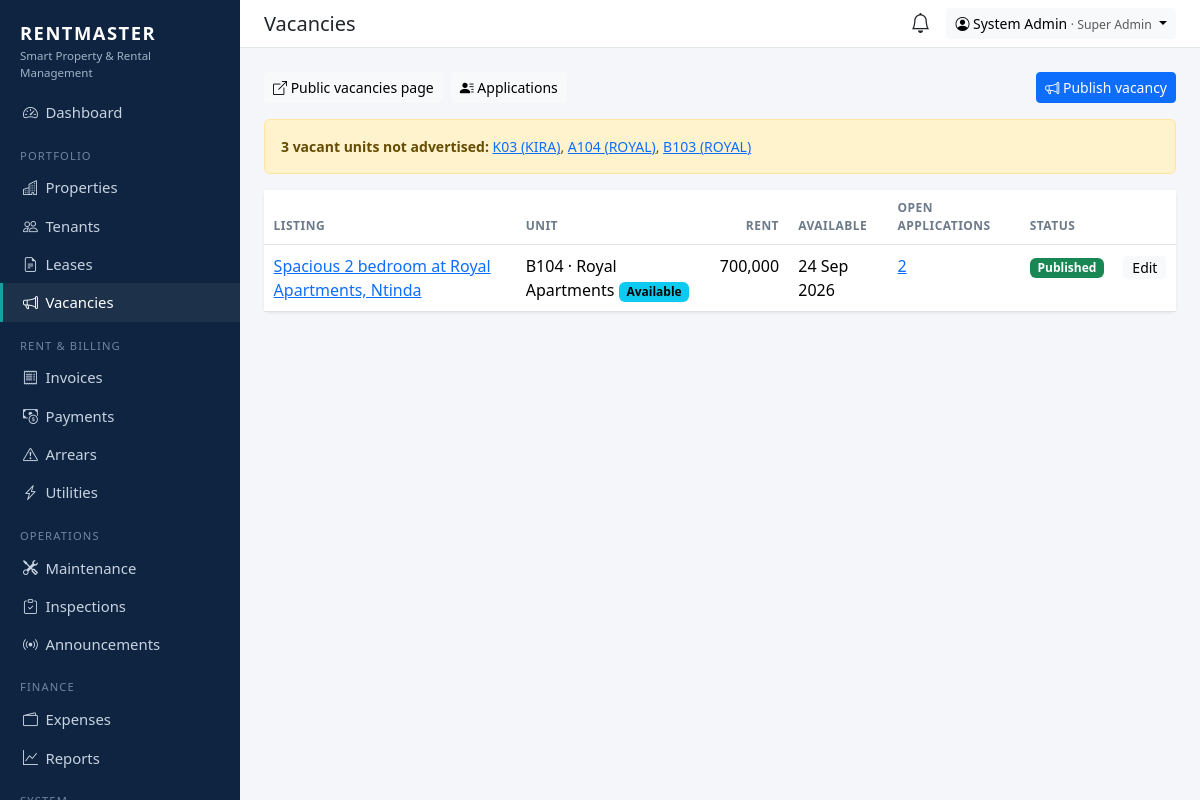
Screenshot of /vacancies/manage/ (signed in) with the database file from the repository.
### apps/accounts/models.py (models this page shows, shortened)
class User(AbstractUser):
    role = models.CharField(max_length=20, choices=Role.choices, default=Role.TENANT)
    phone = models.CharField(max_length=20, blank=True)
    totp_secret = models.CharField(max_length=64, blank=True, editable=False)
    totp_enabled = models.BooleanField("Two-factor authentication", default=False, editable=False)
    def __str__(self):
        return self.get_full_name() or self.username

### apps/properties/models.py (models this page shows, shortened)
class Unit(models.Model):
    class Type(models.TextChoices):
        SINGLE = "SINGLE", "Single room"
        DOUBLE = "DOUBLE", "Double room"
        STUDIO = "STUDIO", "Studio"
        ONE_BED = "1BR", "1 bedroom"
        TWO_BED = "2BR", "2 bedroom"
        THREE_BED = "3BR", "3 bedroom"
        SHOP = "SHOP", "Shop"
        OFFICE = "OFFICE", "Office"
    class Status(models.TextChoices):
        AVAILABLE = "AVAILABLE", "Available"
        RESERVED = "RESERVED", "Reserved"
        OCCUPIED = "OCCUPIED", "Occupied"
        MAINTENANCE = "MAINTENANCE", "Under maintenance"
        VACANT = "VACANT", "Vacant"
    building = models.ForeignKey(Building, on_delete=models.CASCADE, related_name="units")
    number = models.CharField(max_length=20)
    unit_type = models.CharField(max_length=10, choices=Type.choices, default=Type.ONE_BED)
    monthly_rent = models.DecimalField(max_digits=12, decimal_places=0)
    security_deposit = models.DecimalField(max_digits=12, decimal_places=0, default=0)
    status = models.CharField(max_length=15, choices=Status.choices, default=Status.AVAILABLE)
    electricity_meter = models.CharField(max_length=40, blank=True)
    water_meter = models.CharField(max_length=40, blank=True)
    photo = models.FileField(upload_to="units/", blank=True, validators=[IMAGE_EXTS])
    notes = models.TextField(blank=True)
    class Meta:
        ordering = ["building", "number"]
        unique_together = [("building", "number")]
    property = property(lambda self: self.building.property)

class Building(models.Model):
    property = models.ForeignKey(Property, on_delete=models.CASCADE, related_name="buildings")
    name = models.CharField(max_length=100, help_text="e.g. Block A")
    floors = models.PositiveSmallIntegerField(default=1)
    class Meta:
        ordering = ["property", "name"]
        unique_together = [("property", "name")]

class Property(models.Model):
    class Type(models.TextChoices):
        APARTMENT = "APARTMENT", "Apartment block"
        HOUSE = "HOUSE", "Houses / estate"
        COMMERCIAL = "COMMERCIAL", "Commercial"
        MIXED = "MIXED", "Mixed use"
        HOSTEL = "HOSTEL", "Hostel"
    class Status(models.TextChoices):
        ACTIVE = "ACTIVE", "Active"
        INACTIVE = "INACTIVE", "Inactive"
        UNDER_CONSTRUCTION = "UNDER_CONSTRUCTION", "Under construction"
    name = models.CharField(max_length=150)
    code = models.CharField(max_length=20, unique=True, help_text="Short code, e.g. ROYAL")
    property_type = models.CharField(max_length=20, choices=Type.choices, default=Type.APARTMENT)
    location = models.CharField(max_length=200)
    latitude = models.DecimalField(max_digits=9, decimal_places=6, null=True, blank=True)
    longitude = models.DecimalField(max_digits=9, decimal_places=6, null=True, blank=True)
    owner = models.ForeignKey(
        settings.AUTH_USER_MODEL, on_delete=models.PROTECT, related_name="owned_properties",
        limit_choices_to={"role": "OWNER"},
    )
    managers = models.ManyToManyField(
        settings.AUTH_USER_MODEL, blank=True, related_name="managed_properties",
        limit_choices_to={"role__in": ["MANAGER", "CARETAKER"]},
        help_text="Managers and caretakers who can work on this property.",
    )
    photo = models.FileField(upload_to="properties/", blank=True, validators=[IMAGE_EXTS])
    status = models.CharField(max_length=20, choices=Status.choices, default=Status.ACTIVE)
    notes = models.TextField(blank=True)
    created_at = models.DateTimeField(auto_now_add=True)
    class Meta:
        ordering = ["name"]
        verbose_name_plural = "properties"

### apps/vacancies/models.py (models this page shows, shortened)
class Listing(models.Model):
    unit = models.ForeignKey(Unit, on_delete=models.CASCADE, related_name="listings")
    title = models.CharField(max_length=150)
    description = models.TextField(blank=True)
    monthly_rent = models.DecimalField(max_digits=12, decimal_places=0)
    available_from = models.DateField(default=date.today)
    is_published = models.BooleanField(default=True)
    created_by = models.ForeignKey(settings.AUTH_USER_MODEL, null=True, on_delete=models.SET_NULL, editable=False)
    created_at = models.DateTimeField(auto_now_add=True)
    class Meta:
        ordering = ["-created_at"]

### apps/vacancies/views.py (the view)
# urls.py: path("manage/", views.listing_list, name="listing_list"),
@role_required(*VIEW)
def listing_list(request):
    listings = _listings_for(request.user).annotate(
        open_apps=Count("applications", filter=Q(applications__status__in=OPEN)))
    vacant = Unit.objects.filter(building__property__in=properties_for(request.user),
                                 status__in=[Unit.Status.VACANT, Unit.Status.AVAILABLE]) \
        .exclude(listings__is_published=True).select_related("building__property")
    return render(request, "vacancies/listing_list.html", {
        "listings": listings, "unlisted_vacant": vacant, "can_manage": request.user.role in PROPERTY_ADMIN_ROLES,
    })

### apps/accounts/permissions.py (called while the page is built)
def role_required(*roles):
    def decorator(view):
        @wraps(view)
        def wrapped(request, *args, **kwargs):
            if not request.user.is_authenticated:
                from django.contrib.auth.views import redirect_to_login
                return redirect_to_login(request.get_full_path())
            if request.user.role not in roles:
                raise PermissionDenied
            return view(request, *args, **kwargs)
        return wrapped
    return decorator

### apps/core/scoping.py (called while the page is built)
def properties_for(user):
    from apps.properties.models import Property
    qs = Property.objects.all()
    if user.role in ALL_ACCESS:
        return qs
    if user.role == Role.OWNER:
        return qs.filter(owner=user)
    if user.role in (Role.MANAGER, Role.CARETAKER):
        return qs.filter(managers=user)
    return qs.none()

### apps/core/templatetags/rm.py (called while the page is built)
@register.filter
def num(value):
    try:
        return f"{int(value or 0):,}"
    except (TypeError, ValueError):
        return value

@register.simple_tag
def badge(value, label=None):
    return format_html('<span class="badge text-bg-{}">{}</span>', BADGES.get(value, "secondary"), label or value)

### apps/vacancies/views.py (called while the page is built)
def _listings_for(user):
    return Listing.objects.filter(unit__building__property__in=properties_for(user)).select_related("unit__building__property")

### templates/vacancies/listing_list.html
{% extends "base.html" %}{% load rm %}
{% block heading %}Vacancies{% endblock %}
{% block content %}
<div class="d-flex gap-2 mb-3">
  <a class="btn btn-sm btn-light" href="{% url 'vacancies:public_list' %}" target="_blank"><i class="bi bi-box-arrow-up-right"></i> Public vacancies page</a>
  <a class="btn btn-sm btn-light" href="{% url 'vacancies:application_list' %}"><i class="bi bi-person-lines-fill"></i> Applications</a>
  {% if can_manage %}<a class="btn btn-sm btn-primary ms-auto" href="{% url 'vacancies:listing_create' %}"><i class="bi bi-megaphone"></i> Publish vacancy</a>{% endif %}
</div>
{% if unlisted_vacant %}
<div class="alert alert-warning small">
  <strong>{{ unlisted_vacant|length }} vacant unit{{ unlisted_vacant|pluralize }} not advertised:</strong>
  {% for u in unlisted_vacant %}{% if can_manage %}<a href="{% url 'vacancies:listing_create' %}?unit={{ u.pk }}">{{ u.number }} ({{ u.building.property.code }})</a>{% else %}{{ u.number }}{% endif %}{% if not forloop.last %}, {% endif %}{% endfor %}
</div>
{% endif %}
<div class="card"><div class="card-body p-0">
  <table class="table table-hover mb-0">
    <thead><tr><th>Listing</th><th>Unit</th><th class="text-end">Rent</th><th>Available</th><th>Open applications</th><th>Status</th><th></th></tr></thead>
    {% for l in listings %}
      <tr><td>{% if l.is_published %}<a href="{% url 'vacancies:public_detail' l.pk %}" target="_blank">{{ l.title }}</a>{% else %}{{ l.title }}{% endif %}</td>
        <td>{{ l.unit.number }} · {{ l.unit.building.property.name }} {% badge l.unit.status l.unit.get_status_display %}</td>
        <td class="text-end">{{ l.monthly_rent|num }}</td><td>{{ l.available_from|date:"d M Y" }}</td>
        <td>{% if l.open_apps %}<a href="{% url 'vacancies:application_list' %}">{{ l.open_apps }}</a>{% else %}0{% endif %}</td>
        <td>{% if l.is_published %}{% badge "PUBLISHED" "Published" %}{% else %}{% badge "DRAFT" "Hidden" %}{% endif %}</td>
        <td class="text-end">{% if can_manage %}<a class="btn btn-sm btn-light py-0" href="{% url 'vacancies:listing_edit' l.pk %}">Edit</a>{% endif %}</td></tr>
    {% empty %}<tr><td colspan="7" class="text-muted p-3">No listings.</td></tr>{% endfor %}
  </table>
</div></div>
{% endblock %}

### templates/base.html (shortened to what this page needs)
<!doctype html>
<html lang="en">
<head>
  <link href="https://cdn.jsdelivr.net/npm/bootstrap@5.3.3/dist/css/bootstrap.min.css" rel="stylesheet">
  <link href="https://cdn.jsdelivr.net/npm/bootstrap-icons@1.11.3/font/bootstrap-icons.min.css" rel="stylesheet">
</head>
<body>
{% if user.is_authenticated %}
{% with p=request.path %}
<nav class="rm-sidebar">
  <div class="brand">RENTMASTER<small>Smart Property &amp; Rental Management</small></div>
  <ul class="nav flex-column mt-2">
    <li><a class="nav-link {% if p == '/' %}active{% endif %}" href="{% url 'dashboard' %}"><i class="bi bi-speedometer2"></i>Dashboard</a></li>
    {% if nav.properties %}
    <li class="section">Portfolio</li>
    <li><a class="nav-link {% if '/properties/' in p %}active{% endif %}" href="{% url 'properties:list' %}"><i class="bi bi-buildings"></i>Properties</a></li>
    <li><a class="nav-link {% if p == '/tenants/' or '/tenants/new' in p %}active{% endif %}" href="{% url 'tenants:list' %}"><i class="bi bi-people"></i>Tenants</a></li>
    <li><a class="nav-link {% if '/leases/' in p %}active{% endif %}" href="{% url 'tenants:lease_list' %}"><i class="bi bi-file-earmark-text"></i>Leases</a></li>
    {% endif %}
    {% if nav.vacancies %}<li><a class="nav-link {% if '/vacancies/' in p %}active{% endif %}" href="{% url 'vacancies:listing_list' %}"><i class="bi bi-megaphone"></i>Vacancies</a></li>{% endif %}
    {% if nav.billing %}
    <li class="section">{% if nav.is_tenant %}My account{% else %}Rent &amp; billing{% endif %}</li>
    <li><a class="nav-link {% if '/invoices/' in p %}active{% endif %}" href="{% url 'billing:invoice_list' %}"><i class="bi bi-receipt"></i>Invoices</a></li>
    <li><a class="nav-link {% if '/payments/' in p %}active{% endif %}" href="{% url 'billing:payment_list' %}"><i class="bi bi-cash-coin"></i>Payments</a></li>
    {% endif %}
    {% if nav.arrears %}<li><a class="nav-link {% if '/arrears/' in p %}active{% endif %}" href="{% url 'billing:arrears' %}"><i class="bi bi-exclamation-triangle"></i>Arrears</a></li>{% endif %}
    {% if nav.utilities %}<li><a class="nav-link {% if '/utilities/' in p %}active{% endif %}" href="{% url 'billing:utility_list' %}"><i class="bi bi-lightning-charge"></i>Utilities</a></li>{% endif %}
    <li class="section">Operations</li>
    <li><a class="nav-link {% if '/maintenance/' in p %}active{% endif %}" href="{% url 'maintenance:list' %}"><i class="bi bi-tools"></i>Maintenance</a></li>
    {% if nav.inspections %}<li><a class="nav-link {% if '/inspections/' in p %}active{% endif %}" href="{% url 'inspections:list' %}"><i class="bi bi-clipboard-check"></i>Inspections</a></li>{% endif %}
    {% if nav.announce %}<li><a class="nav-link {% if '/announcements/' in p %}active{% endif %}" href="{% url 'announcement' %}"><i class="bi bi-broadcast"></i>Announcements</a></li>{% endif %}
    {% if nav.finance %}
    <li class="section">Finance</li>
    <li><a class="nav-link {% if '/expenses/' in p %}active{% endif %}" href="{% url 'finance:expense_list' %}"><i class="bi bi-wallet2"></i>Expenses</a></li>
    <li><a class="nav-link {% if '/reports/' in p %}active{% endif %}" href="{% url 'finance:report' %}"><i class="bi bi-graph-up"></i>Reports</a></li>
    {% endif %}
    {% if nav.audit or nav.admin %}<li class="section">System</li>{% endif %}
  </ul>
</nav>
<div class="rm-main">
  <div class="rm-topbar d-flex align-items-center justify-content-between px-4 py-2 no-print">
    <h1 class="h5 mb-0">{% block heading %}{% endblock %}</h1>
    <div class="d-flex align-items-center gap-3">
      <a href="{% url 'notifications' %}" class="position-relative text-body" title="Notifications">
        <i class="bi bi-bell fs-5"></i>
      </a>
      <div class="dropdown">
        <button class="btn btn-sm btn-light dropdown-toggle" data-bs-toggle="dropdown">
          <i class="bi bi-person-circle"></i> {{ user }} <span class="text-muted small">· {{ user.get_role_display }}</span>
        </button>
      </div>
    </div>
  </div>
  <main class="p-4">
    {% block content %}{% endblock %}
  </main>
</div>
{% endwith %}
{% else %}
  {% block public %}{% endblock %}
{% endif %}
</body>
</html>

### templates/base.html (style rules this page uses)
:root { --rm-navy: #0f2440; --rm-accent: #18a0a0; }
body { background: #f4f6f9; }
.rm-sidebar { background: var(--rm-navy); min-height: 100vh; width: 240px; position: fixed; top: 0; left: 0; overflow-y: auto; z-index: 1030; }
.rm-sidebar .brand { color: #fff; font-weight: 800; letter-spacing: .08em; padding: 1.2rem 1.25rem .25rem; font-size: 1.15rem; }
.rm-sidebar .brand small { display:block; font-weight: 400; letter-spacing: 0; color: #9fb3c8; font-size: .72rem; }
.rm-sidebar .nav-link { color: #c7d3e0; padding: .5rem 1.25rem; border-left: 3px solid transparent; font-size: .93rem; }
.rm-sidebar .nav-link i { width: 1.4rem; display: inline-block; }
.rm-sidebar .nav-link:hover, .rm-sidebar .nav-link.active { color: #fff; background: rgba(255,255,255,.06); border-left-color: var(--rm-accent); }
.rm-sidebar .section { color: #6f86a0; font-size: .7rem; text-transform: uppercase; letter-spacing: .1em; padding: 1rem 1.25rem .25rem; }
.rm-main { margin-left: 240px; }
.rm-topbar { background: #fff; border-bottom: 1px solid #e3e8ef; }
.card { border: 0; box-shadow: 0 1px 3px rgba(15,36,64,.08); }
.table > :not(caption) > * > * { padding: .55rem .6rem; }
.table thead th { font-size: .75rem; text-transform: uppercase; color: #6c7a89; letter-spacing: .04em; }

### rows the page displays
User: first_name+last_name "System Admin", role "Super Admin"
Unit: number "K03", building.property.code "KIRA"
Unit: number "A104", building.property.code "ROYAL"
Unit: number "B103", building.property.code "ROYAL"
Listing: title "Spacious 2 bedroom at Royal Apartments, Ntinda", unit.number "B104", unit.building.property.name "Royal Apartments", unit.status "Available", monthly_rent|num "700,000", available_from "24 Sep 2026", open_apps "2", badge "Published"

### other values shown
{{ unlisted_vacant|length }} "3"
